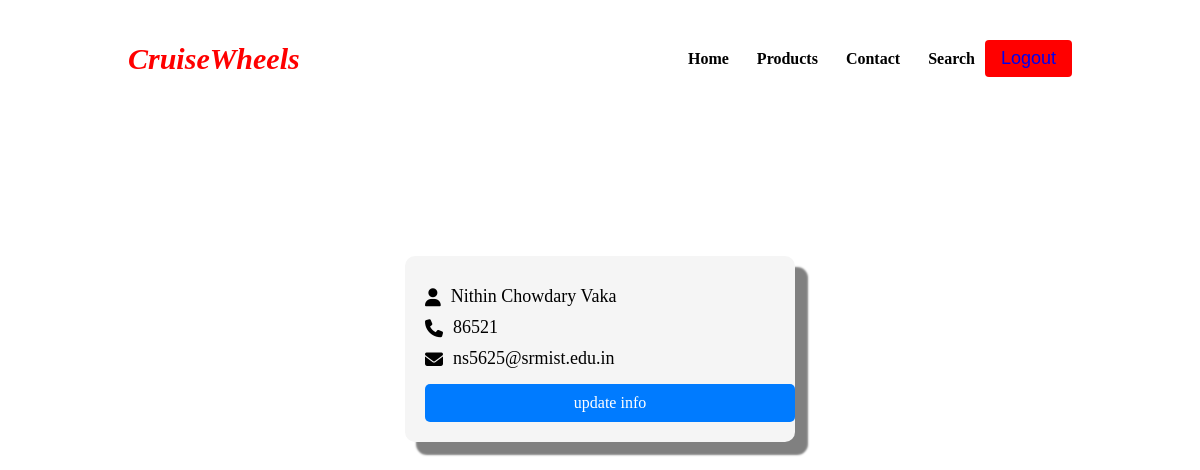
The app's page /profile.php (signed in) with its own data.
### tables this page shows
CREATE TABLE `users` (
  `id` int(100) NOT NULL,
  `name` varchar(20) NOT NULL,
  `email` varchar(50) NOT NULL,
  `number` varchar(10) NOT NULL,
  `password` varchar(50) NOT NULL,
  `STATUS` tinyint(1) DEFAULT 0
);

### profile.php (the view, shortened to what this page needs)
<?php
include 'connect.php';
if(isset($_SESSION['user_id'])){
   $user_id = $_SESSION['user_id'];
}else{
   $user_id = '';
   header('location:home.php');
};
$select_profile = $conn->prepare("SELECT * FROM `users` WHERE id = ?");
$select_profile->execute([$user_id]);
$fetch_profile = $select_profile->fetch(PDO::FETCH_ASSOC);
?>
<!DOCTYPE html>
<html lang="en">
<head>
   <link rel="stylesheet" href="https://cdnjs.cloudflare.com/ajax/libs/font-awesome/6.1.1/css/all.min.css">
   <link rel="stylesheet" href="profile.css">
</head>
<body>
<?php include 'admin_header.php'; ?>
<section class="user-details">
   <div class="user">
      <p><i class="fas fa-user"></i><span><span><?= $fetch_profile['name']; ?></span></span></p>
      <p><i class="fas fa-phone"></i><span><?= $fetch_profile['number']; ?></span></p>
      <p><i class="fas fa-envelope"></i><span><?= $fetch_profile['email']; ?></span></p>
      <a href="update_profile.php" class="btn" style="margin-left:0px">update info</a>
   </div>
</section>
</body>
</html>

### profile.css (style rules this page uses)
.btn { margin-left: 0px; text-align: center; }
.user p { margin: 10px 0; font-size: 18px; }
.user .btn { display: block; width: 100%; padding: 10px; background-color: #007bff; color: #fff; text-decoration: none; font-size: 16px; border: none; border-radius: 5px; margin-top: 15px; cursor: pointer; transition: background-color 0.3s; }
.user p i { margin-right: 10px; }
.user-details { text-align: center; display: flex; justify-content: center; align-items: center; height: 500px; }
.user { background-color: #f5f5f5; padding: 20px; border-radius: 10px; box-shadow: 12px 12px 2px 1px grey; max-width: 400px; margin: 0 auto; text-align: left; width: 350px; }
.user p { margin: 10px 0; font-size: 18px; display: flex; align-items: center; }

### records on screen
users: name "Nithin Chowdary Vaka", number "86521", email "ns5625@srmist.edu.in"
